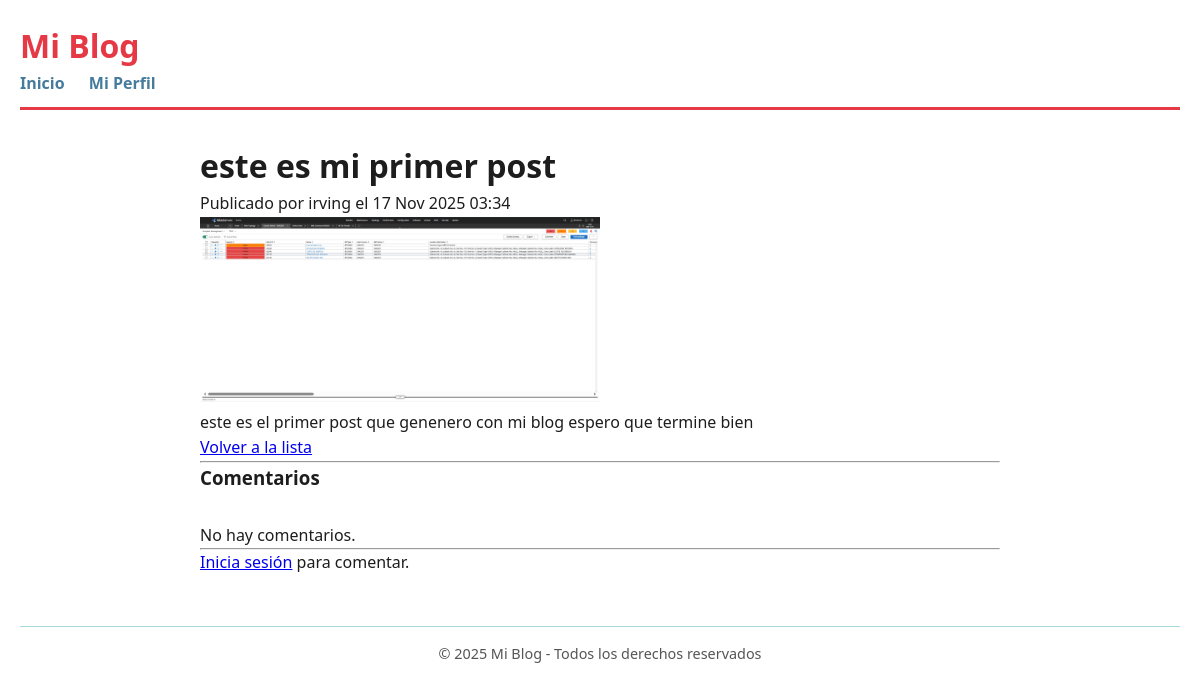
Before: /post/2/ with the older database file.
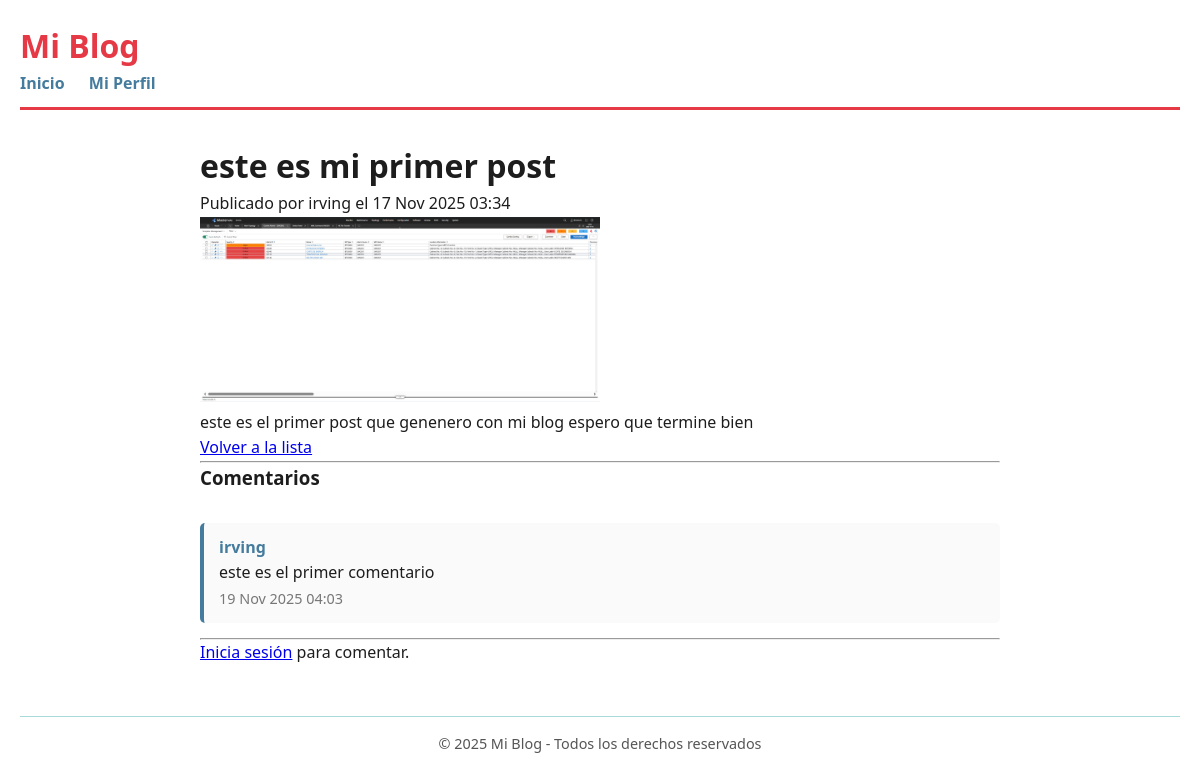
After: the same page with the newer database file.
### post/models.py (models this page shows, shortened)
class Post(models.Model):
    profile = models.ForeignKey( Profile, on_delete=models.CASCADE, related_name='posts' )
    title = models.CharField(max_length=200)
    content = models.TextField()
    image = models.ImageField(upload_to='posts/', null=True, blank=True)
    created_at = models.DateTimeField(auto_now_add=True)
    updated_at = models.DateTimeField(auto_now=True)
    class Meta: ordering = ['-created_at'] # Orden por defecto (más nuevo primero)
    verbose_name = "Post"
    verbose_name_plural = "Posts"

### user/models.py (models this page shows, shortened)
class Profile(models.Model):
    user = models.OneToOneField(
        User,
        on_delete=models.CASCADE,
        related_name='profile'
    )
    birth_date = models.DateTimeField(null=True, blank=True)
    avatar = models.ImageField(upload_to='avatars/', null=True, blank=True)

### comments/models.py (models this page shows, shortened)
class Comment(models.Model):
    post = models.ForeignKey(
        'post.Post',  # string reference avoids circular imports
        on_delete=models.CASCADE,
        related_name='comments'
    )
    user = models.ForeignKey(User, on_delete=models.CASCADE)
    content = models.TextField()
    parent = models.ForeignKey(
        'self',
        null=True,
        blank=True,
        on_delete=models.CASCADE,
        related_name='replies'
    )
    created_at = models.DateTimeField(auto_now_add=True)
    class Meta:
        ordering = ['created_at']

### post/views.py (the view)
# urls.py: path('<int:pk>/', PostDetailView.as_view(), name='post_detail'),
class PostDetailView(DetailView):
    model = Post
    template_name = 'posts/post_detail.html'
    context_object_name = 'post'
    def get_context_data(self, **kwargs):
        context = super().get_context_data(**kwargs)
        context['form'] = CommentForm()  # formulario vacío para el template
        return context

### templates/posts/post_detail.html (shortened to what this page needs)
{% extends 'base.html' %}
{% block content %}
<h1>{{ post.title }}</h1>
<p>Publicado por {{ post.profile.user.username }} el {{ post.created_at|date:"d M Y H:i" }}</p>
{% if post.image %}
  <img src="{{ post.image.url }}" alt="{{ post.title }}" style="max-width:400px;">
{% endif %}
<p>{{ post.content }}</p>
<a href="{% url 'post_list' %}">Volver a la lista</a>
<hr>
<h3>Comentarios</h3>
<div class="comments-section">
    {% for comment in post.comments.all %}
        {% if not comment.parent %}
            {% include "comments/comment_item.html" with comment=comment %}
        {% endif %}
    {% empty %}
        <p>No hay comentarios.</p>
    {% endfor %}
</div>
<hr>
{% if user.is_authenticated %}
<h4>Agregar comentario</h4>
<form method="POST" action="{% url 'add_comment' post.id %}">
    {% csrf_token %}
    <textarea name="content" rows="3" placeholder="Escribe un comentario..." required></textarea>
    <input type="hidden" name="parent_id" id="parent_id">
    <br>
    <button type="submit">Comentar</button>
</form>
{% else %}
<p><a href="{% url 'login' %}">Inicia sesión</a> para comentar.</p>
{% endif %}
{% endblock %}

### templates/base.html (shortened to what this page needs)
<!DOCTYPE html>
<html lang="es">
<head>
    {% load static %}
    <link rel="stylesheet" href="{% static 'css/style.css' %}">
</head>
<body>
    <header>
        <h1>Mi Blog</h1>
        <nav>
            <a href="{% url 'post_list' %}">Inicio</a>
            <a href="{% url 'profile' %}">Mi Perfil</a>
        </nav>
    </header>
    <main>
        {% block content %}
        {% endblock %}
    </main>
    <footer>
        <p>© 2025 Mi Blog - Todos los derechos reservados</p>
    </footer>
</body>
</html>

### templates/comments/comment_item.html (shortened to what this page needs)
<div class="comment-box">
    <p>
        <span class="comment-user">{{ comment.user.username }}</span><br>
        {{ comment.content }}<br>
        <span class="comment-date">{{ comment.created_at|date:"d M Y H:i" }}</span>
    </p>
</div>

### static/css/style.css (style rules this page uses)
* { margin: 0; padding: 0; box-sizing: border-box; }
body { font-family: 'Segoe UI', Tahoma, Geneva, Verdana, sans-serif; background-color: #FFFFFF; color: #1D1D1D; line-height: 1.6; padding: 20px; }
header { border-bottom: 3px solid #E63946; padding-bottom: 10px; margin-bottom: 30px; }
header h1 { color: #E63946; font-weight: 700; font-size: 2rem; }
nav a { color: #457B9D; text-decoration: none; margin-right: 20px; font-weight: 600; transition: color 0.3s ease; }
main { max-width: 800px; margin: 0 auto; }
footer { margin-top: 50px; text-align: center; font-size: 0.9rem; color: #555555; border-top: 1px solid #A8DADC; padding-top: 15px; }
.comments-section { margin-top: 30px; }
.comment-box { background: #fafafa; border-left: 4px solid #457B9D; padding: 12px 15px; margin-bottom: 15px; border-radius: 5px; }
.comment-user { font-weight: 700; color: #457B9D; }
.comment-date { font-size: 0.9rem; color: #777; }

Changed rows visible on the page:
added Comment: user.username "irving", content "este es el primer comentario", created_at "19 Nov 2025 04:03"
Other visible differences:
text no longer shown: "No hay comentarios."
